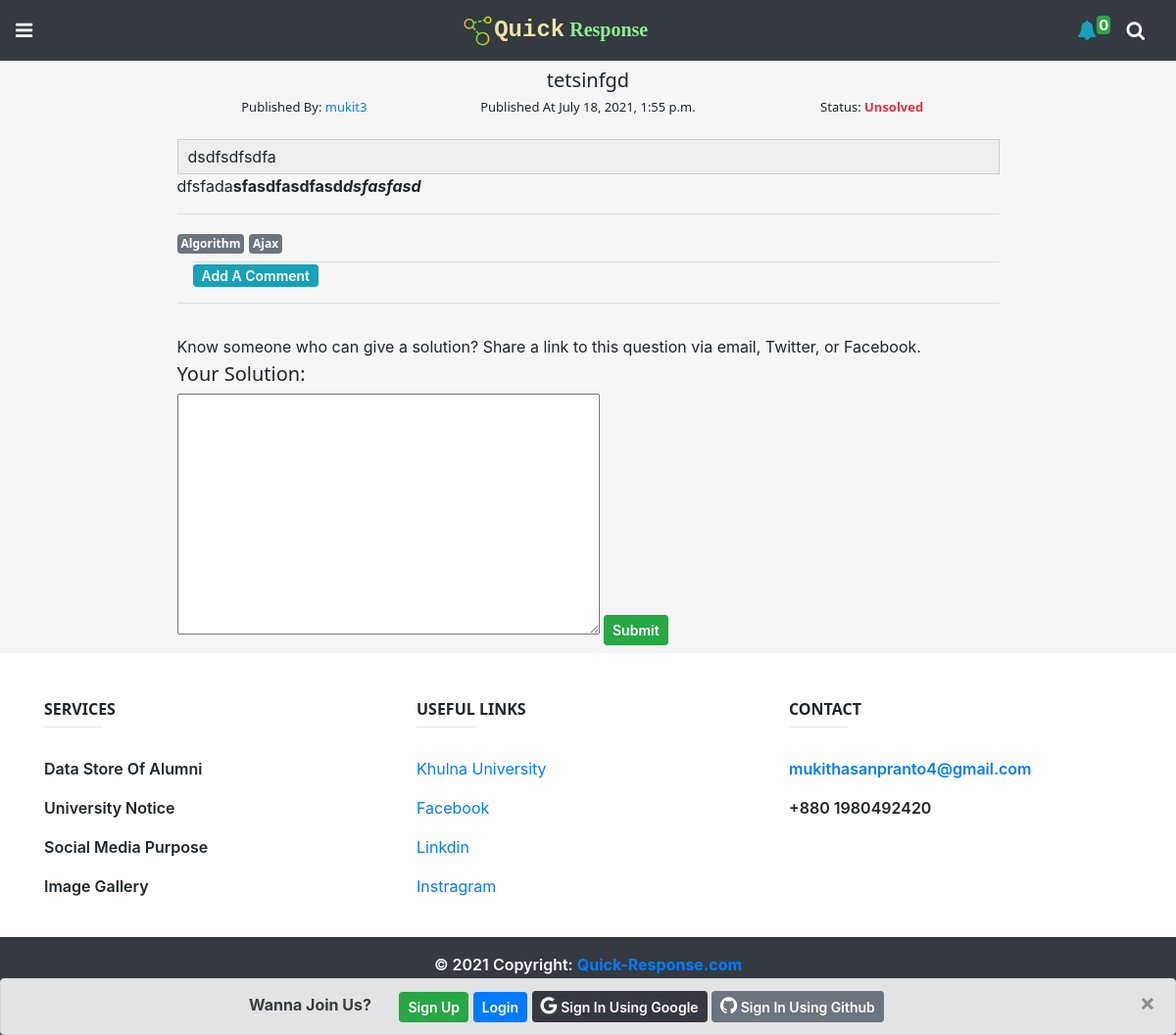
/problems/115/details/, run on the app's committed database.
### problems/models.py (models this page shows, shortened)
class Problem(models.Model):
    author = models.ForeignKey(settings.AUTH_USER_MODEL,on_delete=models.CASCADE)
    title = models.CharField(max_length=120)
    body = RichTextUploadingField()
    created_on = models.DateTimeField(default=datetime.now)
    last_modified = models.DateTimeField(default=datetime.now)
    tag = models.ManyToManyField('Tag', related_name='problems')
    is_solved = models.BooleanField(default=False)

class Tag(models.Model):
    name = models.CharField(max_length=20)
    def __str__(self):
        return self.name

### problems/views.py (the view)
# urls.py: path('<int:id>/details/',problem_details,name='problem_details'),
@profile_required
def problem_details(request,id,msg=None):
    print(msg)
    problem = Problem.objects.get(id=id)
    solutions = Solution.objects.filter(problem=problem)
    sol_cnt = Solution.objects.filter(problem=problem).count()
    sol_form = SolutionForm()
    cmt_form = CommentForm()
    update_post_form = PostForm(request.POST or None,instance=problem)
    success=''
    error=''
    edit=''
    if msg == 'success':
        success = 'Solution Is Successfully Added'
    elif msg == 'error':
        error = 'Error! Solution Can\'t be Blank'
    elif msg == 'edit':
        edit = 'Problem Is Successfully Edited'
    else:
        pass
    context = {
        'problem':problem,
        'sol_form':sol_form,
        'cmt_form':cmt_form,
        'solutions':solutions,
        'total_sol':sol_cnt,
        'success':success,
        'error': error,
        'edit':edit,
        'update_post_form':update_post_form,
    }
    return render(request,"problems/problem_details.html",context)

### problems/forms.py
class SolutionForm(forms.ModelForm):
    class Meta:
        model = Solution
        fields = [
            "s_body"
        ]
        labels = {
            "s_body": "",
        }

class CommentForm(forms.ModelForm):
    class Meta:
        model = Comment
        fields = [
            "c_body",
        ]
        widgets = {
            'c_body': forms.Textarea(attrs={'rows':1,'class':'form-control','placeholder':'Leave A Comment!'}),
        }
        labels = {
            "c_body": "",
        }

### problems/views.py (called while the page is built)
def profile_required(function):
    @wraps(function)
    def wrap(request, *args, **kwargs):
        if request.user.is_anonymous:
            return function(request, *args, **kwargs)
        try:
            profile = Profile.objects.get(user=request.user)
            return function(request, *args, **kwargs)
        except:
            return redirect('profile_required',request.user.id,'required')
    return wrap

### templates/problems/problem_details.html (shortened to what this page needs)
{% extends "base.html" %}
{% load static %}
{% block content %}
<div style="background-color: whitesmoke;" id="post_section">
    <div class="container">
        <div class="row justify-content-center">
            <div class="col-lg-9 p-2">
                <h5 class="text-center">{{problem.title}}</h5>
                <div class="row text-center">
                    <div class="col-lg-4">
                        <h6 style="font-size: small;">Published By: <a href=""
                                style="text-decoration: none;">{{problem.author}}</a></h6>
                    </div>
                    <div class="col-lg-4">
                        <h6 style="font-size: small;">Published At {{problem.created_on}}</h6>
                    </div>
                    <div class="col-lg-4 problem_status">
                        {% if problem.is_solved %}
                        <h6 style="font-size: small;">Status: <span class="text-success font-weight-bold">Solved</span>
                        </h6>
                        {% else %}
                        <h6 style="font-size: small;">Status: <span class="text-danger font-weight-bold">Unsolved</span>
                        </h6>
                        {% endif %}
                    </div>
                </div>
                <p>{{problem.body|safe}}</p>
                <hr>
                {% for tag in problem.tag.all %}
                <h6 class="d-inline-block">
                    <span class="badge badge-secondary p-1">{{tag.name}}</span>
                </h6>
                {% endfor %}
                <br>
                <div class="ml-3">
                    <hr class="m-0">
                    <button class="btn btn-info btn-sm py-0" id="cmt_btn">Add A Comment</button>
                </div>
                <div class="solution_list mt-3">
                    <hr>
                </div>
                <div class="pt-3">
                    <p class="mb-1">Know someone who can give a solution? Share a link to this question via email,
                        Twitter, or Facebook.</p>
                    <h5>Your Solution:</h5>
                    <form action="{% url 'create_solution' problem.id %}" method="POST" id="sol_form">
                        {{sol_form}}
                        <input type="submit" value="Submit" class="btn btn-success btn-sm pt-1">
                    </form>
                </div>
            </div>
        </div>
    </div>
</div>
{% endblock %}

### home/static/style.css (style rules this page uses)
h1, h2, h3, h4, h5, h6, .my_font { font-family: "Courier New", Courier, monospace; }
.btn { font-weight: 600; }
h5, h6 { font-family: "Segoe UI", Tahoma, Geneva, Verdana, sans-serif; }

### data on the page
Problem: title "tetsinfgd", author "mukit3", created_on "July 18, 2021, 1:55 p.m.", body "dsdfsdfsdfa dfsfada sfasdfasdfasd dsfasfasd"
Tag: name "Algorithm"
Tag: name "Ajax"
